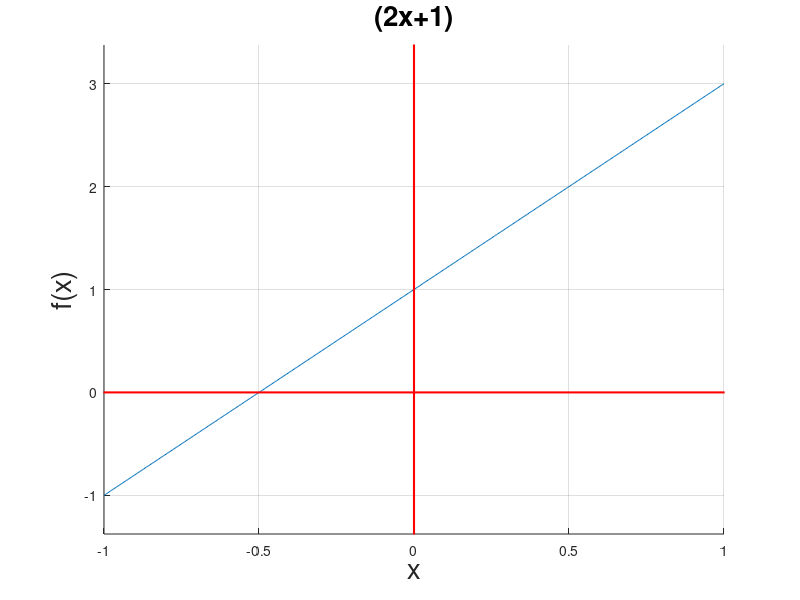

The MATLAB script that drew this image:
%Octave Script
%School:       Tecnologico de Estudios Superiores de Jilotepec.
%Title:        2.4 Funciones algebraicas: polinomiales y racionales
%Descripcion:  Graficar funciones
%Author:       Angelica Arellano Vilchiz 
%Date:         19/11/2021
%Ejercicio:    5

%Limpiar pantalla
clc
%Limpiar varibles 
clear 
%Valores del polinomio
p=[0 2 1]
%Raices
roots(p)
disp('La raiz de nuestra funcion es: -0.5');
disp('Esta funcion es polinomial');
disp('El punto donde f(x)=0 es: (-0.5,0)');
%Graficacion
hold on;
grid on;
  ezplot('2*x+1',[-1 1])
  a=[-10 10];
  b=a-a;
  plot (a,b,'r','linewidth',1.5)
  plot (b,a,'r','linewidth',1.5)
hold off;
%Titulo y ejes
title("(2x+1)",'FontSize',20);
xlabel("x",'FontSize',20);
ylabel("f(x)",'FontSize',20); 